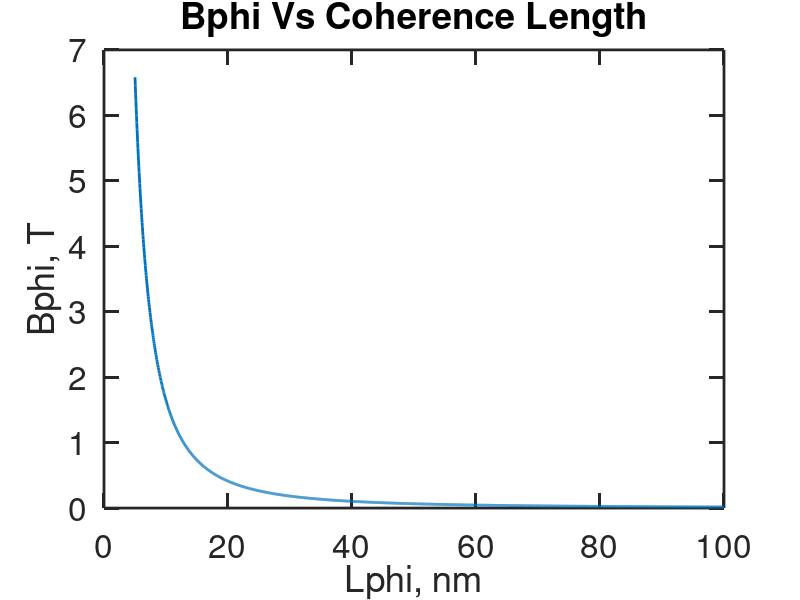

Recreate this plot in MATLAB.
function bPhiVsLphi
  Hp = 6.62607004E-34;% J*s, is the original Planck Constant
  Hbar =Hp/2/pi; % J*s, is the reduced Planck Constant
  Ec = 1.60217657E-19; % C, is the magnitude of the electron charge
  
  lPhiMin = 5.0; # coherence length in nanometers
  lPhiMax = 100.0;
  numOfPoints = 2000;
  
  lPhi = linspace( lPhiMin, lPhiMax, numOfPoints );
  f = @(x) 1e18*Hbar/4/Ec/x^2;
  bPhi = arrayfun(f, lPhi);
  
  f(1)
  f(4)
  f(20)
  
  bPhiFig = figure('Name','Bphi');
  bPhiAxes = axes();
  plot(bPhiAxes, lPhi, bPhi, 'linewidth', 2);
  
  set(bPhiAxes, 'FontSize', 24, 'LineWidth',2,'TickLength',[0.025 0.025]);
  title('Bphi Vs Coherence Length');
  xlabel(bPhiAxes, 'Lphi, nm');
  ylabel(bPhiAxes, 'Bphi, T');
  figure(bPhiFig);
  axes(bPhiAxes);  
  
  
end